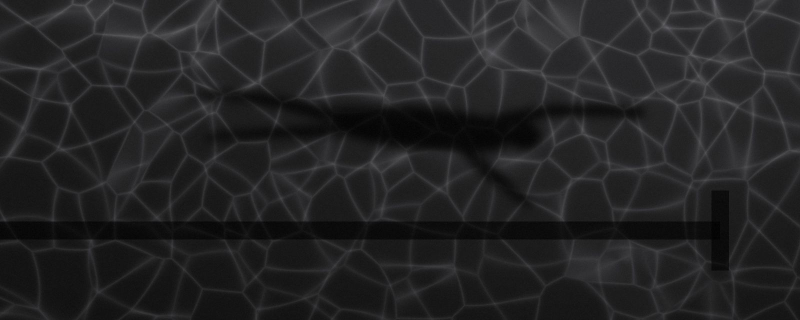
#> input picture web/img/pool.jpg, 1600 x 640 px, found by its file name (shown at 1/2 size)
$ python make-share-image.py
#> lines starting #> are read from the running program, lines starting #| are printed output that depends on the picture
from PIL import Image, ImageDraw, ImageFont, ImageFilter
import glob
W,H=1200,630
bg=Image.open('/home/claude/wallside/web/img/pool.jpg').convert('RGB')
#> bg is the input picture: PIL image 1600x640 RGB; mean R, G, B 35.6, 35.6, 36.4
r=max(W/bg.width,H/bg.height); bg=bg.resize((int(bg.width*r)+1,int(bg.height*r)+1),Image.LANCZOS)
#> after `r = max(W / bg.width, H / bg.height)`: r = 0.984
x=(bg.width-W)//2; bg=bg.crop((x,0,x+W,H))
#> after `x = (bg.width - W) // 2`: x = 188
#> after `bg = bg.crop((x, 0, x + W, H))`:
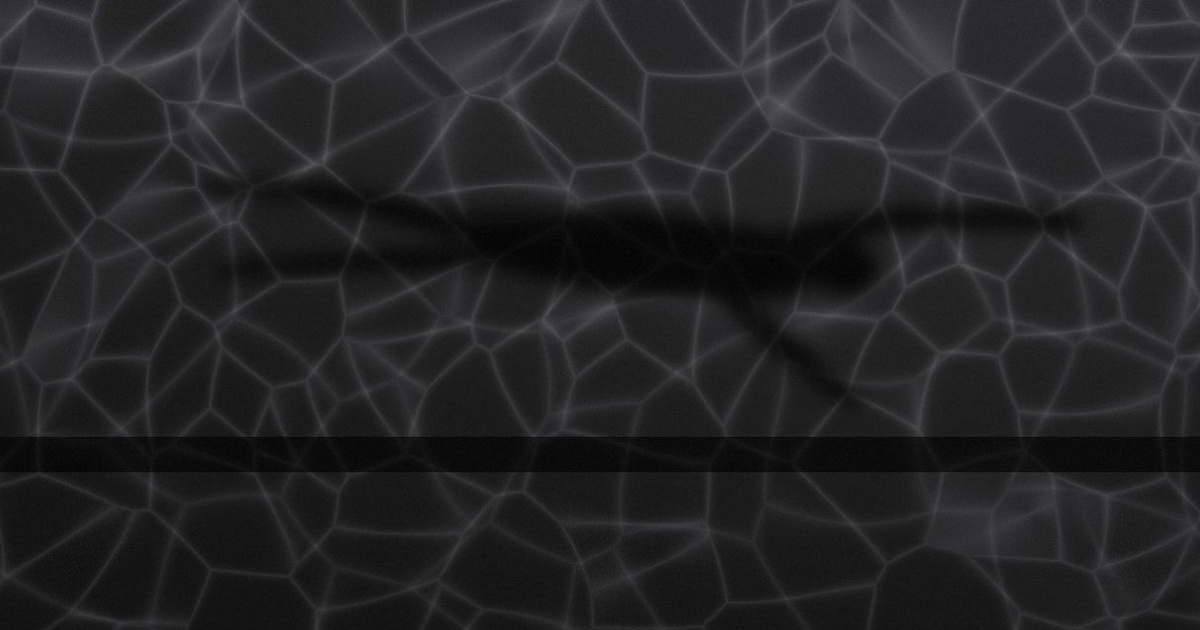
#> bg: PIL image 1200x630 RGB; mean R, G, B 35.8, 35.8, 36.7
ov=Image.new('RGBA',(W,H),(13,13,14,0)); d=ImageDraw.Draw(ov)
for i in range(H): d.line([(0,i),(W,i)],fill=(13,13,14,int(70+90*i/H)))
im=Image.alpha_composite(bg.convert('RGBA'),ov)
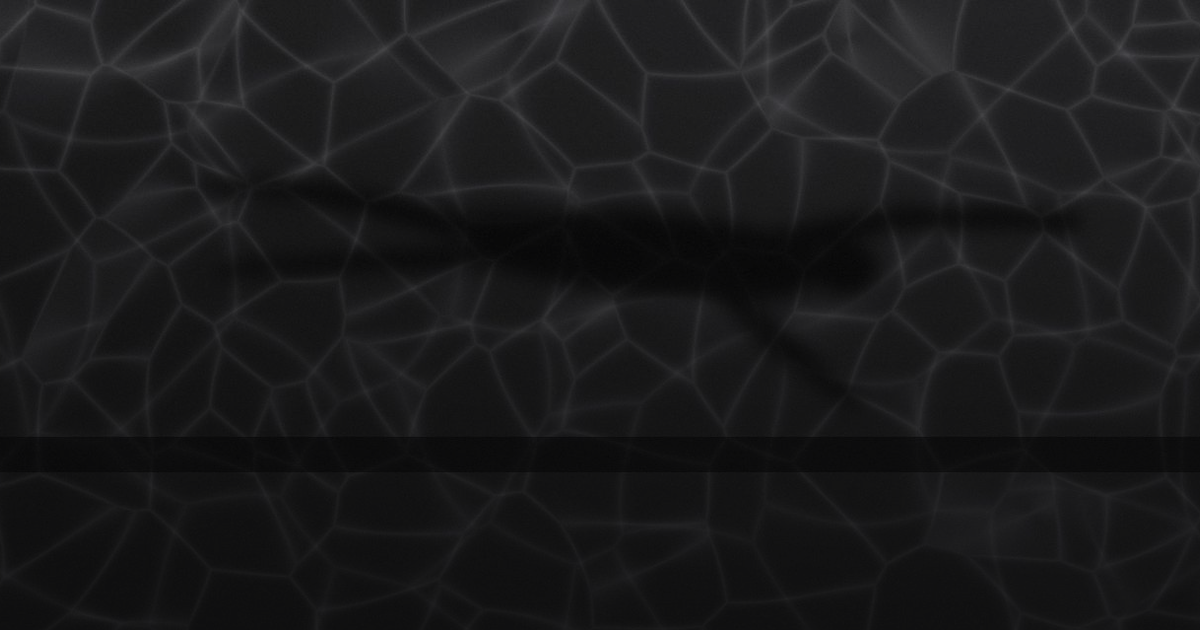
#> im: PIL image 1200x630 RGBA; mean R, G, B, A 26.3, 26.3, 27.3, 255
d=ImageDraw.Draw(im)
#> (the run stopped early here; a loop or call above may not have finished)
